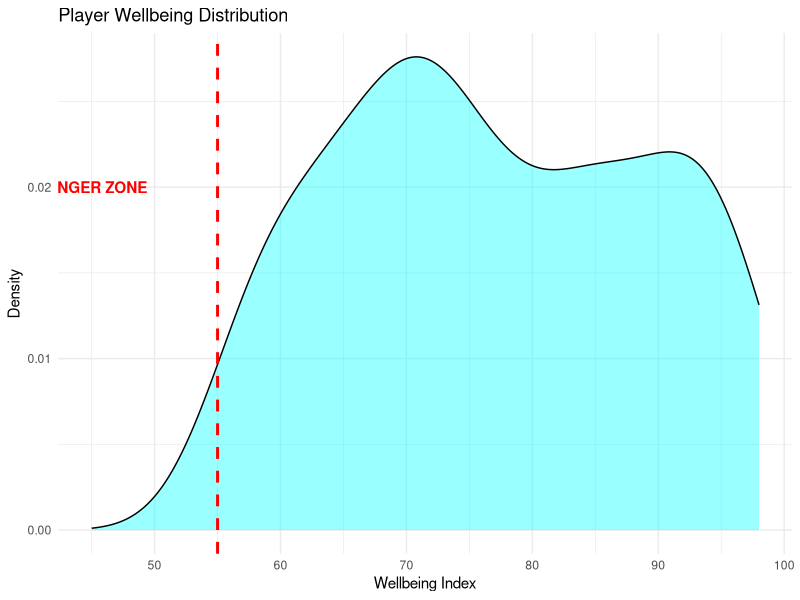
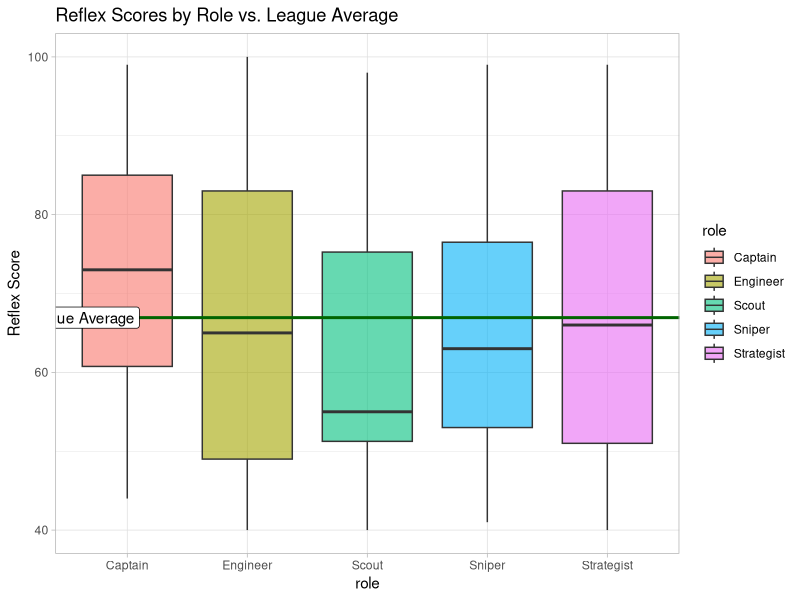
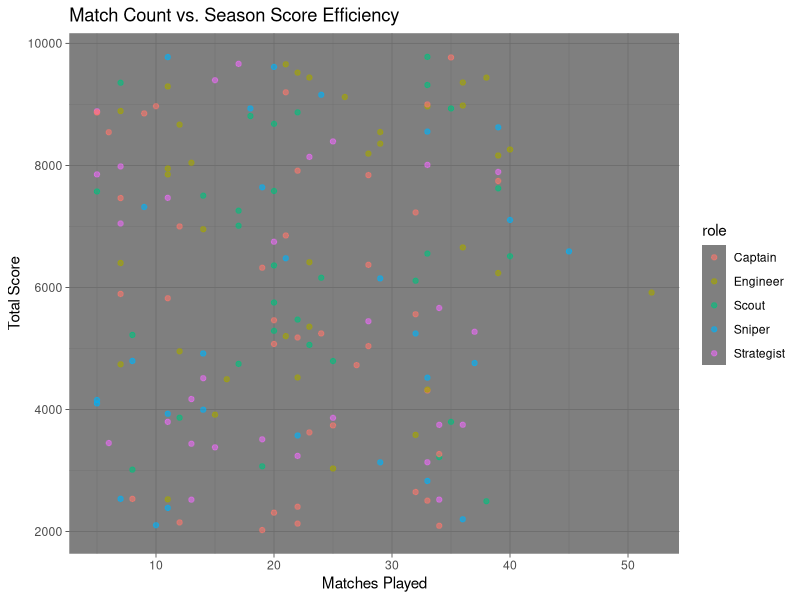
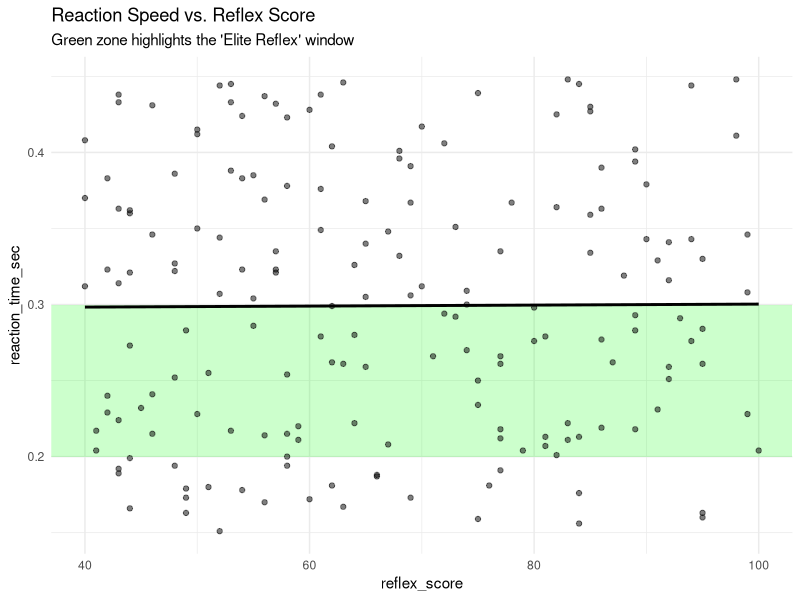
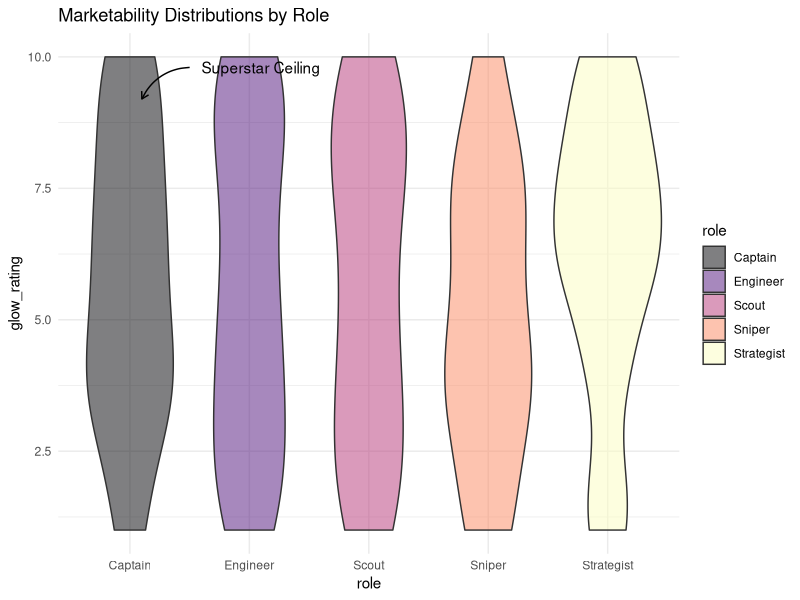
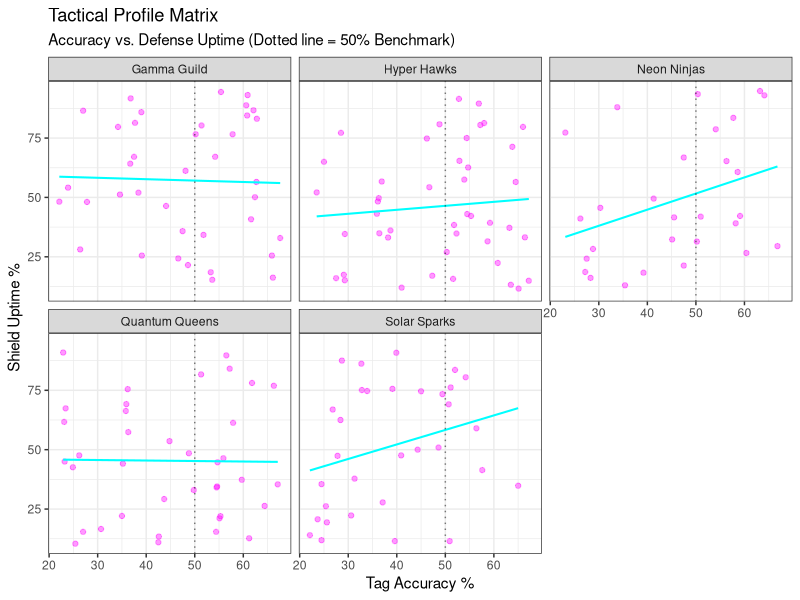

Generate these figures, in order, with R:
## ---- chunk 1
library(tidyverse)
players <- read_csv("../../../data/laser_league_players.csv")
## ---- chunk 2
ggplot(players, aes(x = wellbeing_index)) +
  geom_density(fill = "cyan", alpha = 0.4) +
  geom_vline(xintercept = 55, color = "red", linetype = "dashed", size = 1) +
  annotate("text", x = 45, y = 0.02, label = "DANGER ZONE", color = "red", fontface = "bold") +
  theme_minimal() +
  labs(title = "Player Wellbeing Distribution", x = "Wellbeing Index", y = "Density")
## ---- chunk 3
league_avg_reflex <- mean(players$reflex_score, na.rm = TRUE)

ggplot(players, aes(x = role, y = reflex_score, fill = role)) +
  geom_boxplot(alpha = 0.6, show_legend = FALSE) +
  geom_hline(yintercept = league_avg_reflex, color = "darkgreen", size = 1) +
  annotate("label", x = 0.6, y = league_avg_reflex, label = "League Average", fill = "white") +
  theme_light() +
  labs(title = "Reflex Scores by Role vs. League Average", y = "Reflex Score")
## ---- chunk 4
ggplot(players, aes(x = matches_played, y = season_score)) +
  geom_point(aes(color = role), alpha = 0.6) +
  geom_abline(slope = 15, intercept = 0, color = "white", linetype = "dotted") +
  theme_dark() +
  labs(title = "Match Count vs. Season Score Efficiency", x = "Matches Played", y = "Total Score")
## ---- chunk 5
ggplot(players, aes(x = reflex_score, y = reaction_time_sec)) +
  annotate("rect", xmin = -Inf, xmax = Inf, ymin = 0.2, ymax = 0.3, fill = "green", alpha = 0.2) +
  geom_point(alpha = 0.5) +
  geom_smooth(method = "lm", color = "black", se = FALSE) +
  theme_minimal() +
  labs(title = "Reaction Speed vs. Reflex Score", subtitle = "Green zone highlights the 'Elite Reflex' window")
## ---- chunk 6
ggplot(players, aes(x = role, y = glow_rating, fill = role)) +
  geom_violin(alpha = 0.5, show_legend = FALSE) +
  scale_fill_viridis_d(option = "magma") +
  annotate("curve", x = 1.5, y = 9.8, xend = 1.1, yend = 9.2, 
           curvature = .3, arrow = arrow(length = unit(2, "mm")), color = "black") +
  annotate("text", x = 1.6, y = 9.8, label = "Superstar Ceiling", hjust = 0) +
  theme_minimal() +
  labs(title = "Marketability Distributions by Role")
## ---- chunk 7
ggplot(players, aes(x = tag_accuracy_pct, y = shield_uptime_pct)) +
  geom_point(alpha = 0.4, color = "magenta") +
  geom_smooth(method = "lm", color = "cyan", size = 0.7, se = FALSE) + 
  geom_vline(xintercept = 50, linetype = "dotted", color = "black", alpha = 0.5) +
  facet_wrap(~squad_name) +
  theme_bw() +
  labs(
    title = "Tactical Profile Matrix",
    subtitle = "Accuracy vs. Defense Uptime (Dotted line = 50% Benchmark)",
    x = "Tag Accuracy %",
    y = "Shield Uptime %"
  )
